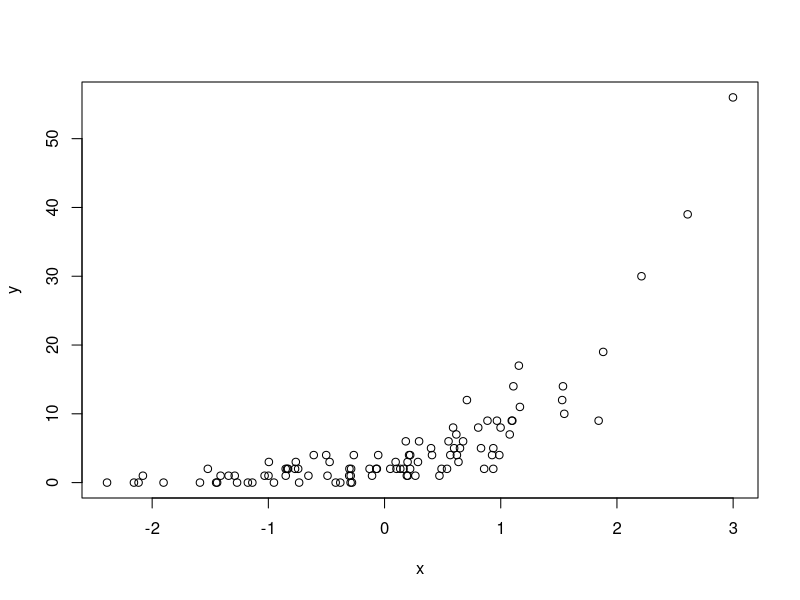
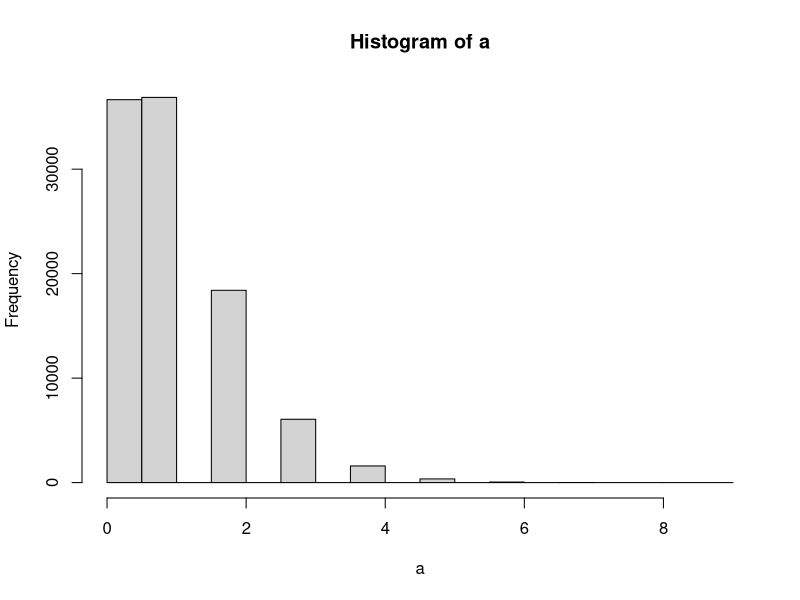
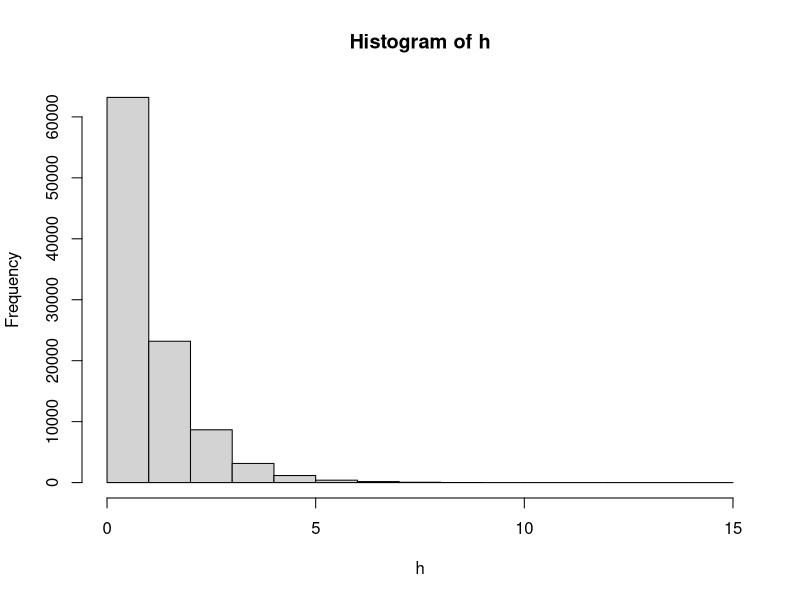
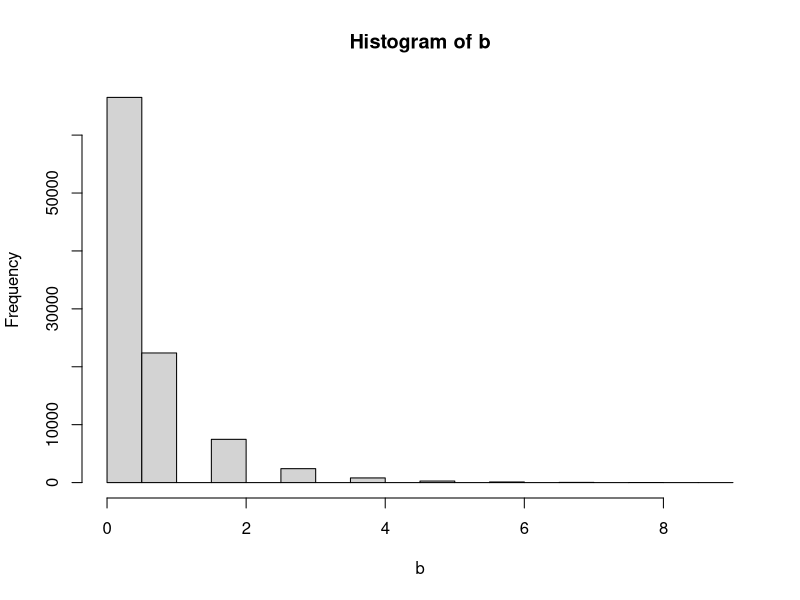
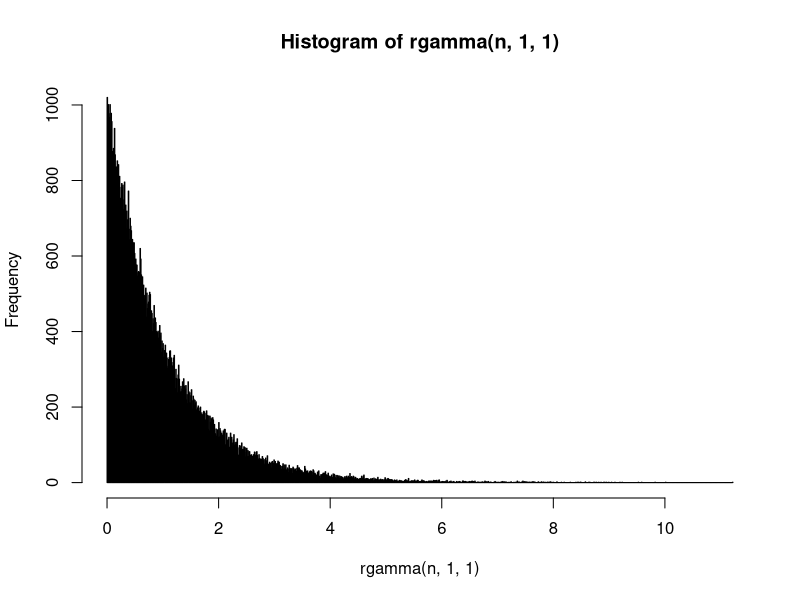
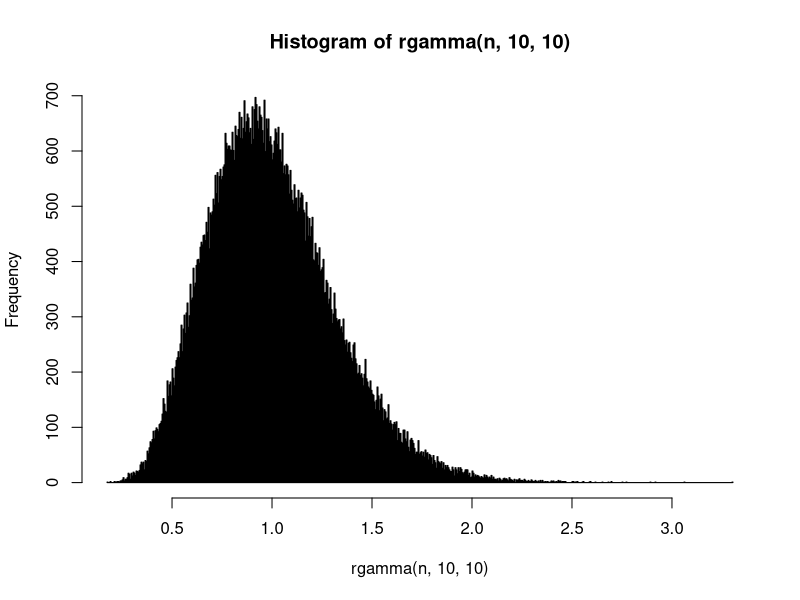

Source code (R) for these figures, in order:
##### Demonstration of Gamma-Poisson and Poisson Distribution ####
# From discussion 9/20

# Initilize number of datapoints/samples/sites
n <- 100
# simulate covariate
x <- rnorm(n, 0, 1)
# Simulate response drawn from poisson distrib with effect of x
y <- rpois(n, exp(1 + 1 * x))
# Visualize this
plot(y ~ x)

# Here we see that the variance is much greater than the mean 
mean(y)
var(y)


# When we run a GLM on it with a poisson family, it works fine 
summary(glm(y ~ x, family = 'poisson'))


# Draw 10000 points from a poisson distribution with an intensity (mean and variance) around 1
n <- 100000
a <- rpois(n, 1)
table(a)
hist(a)

# Draw 10000 points from a poisson distribution with an intensity (mean and variance) drawn from a gamma distribution centered around 5)
theta <- 1
h <- rgamma(n, theta, theta)
hist(h)
b <- rpois(n, 0.5 * h)

table(b)
hist(b)




hist(rgamma(n, 1,1), breaks = 1000)

hist(rgamma(n, 10,10), breaks = 1000)
